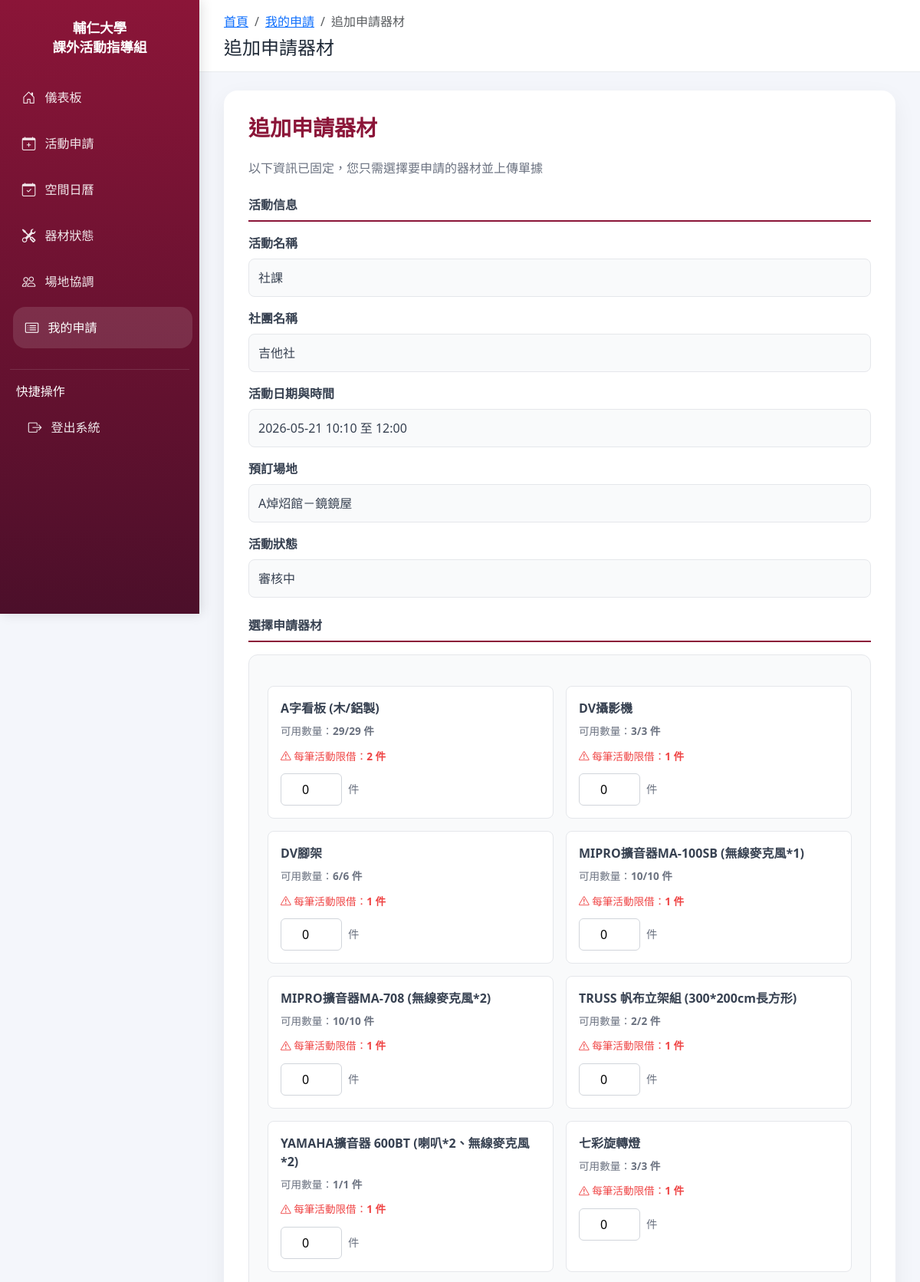
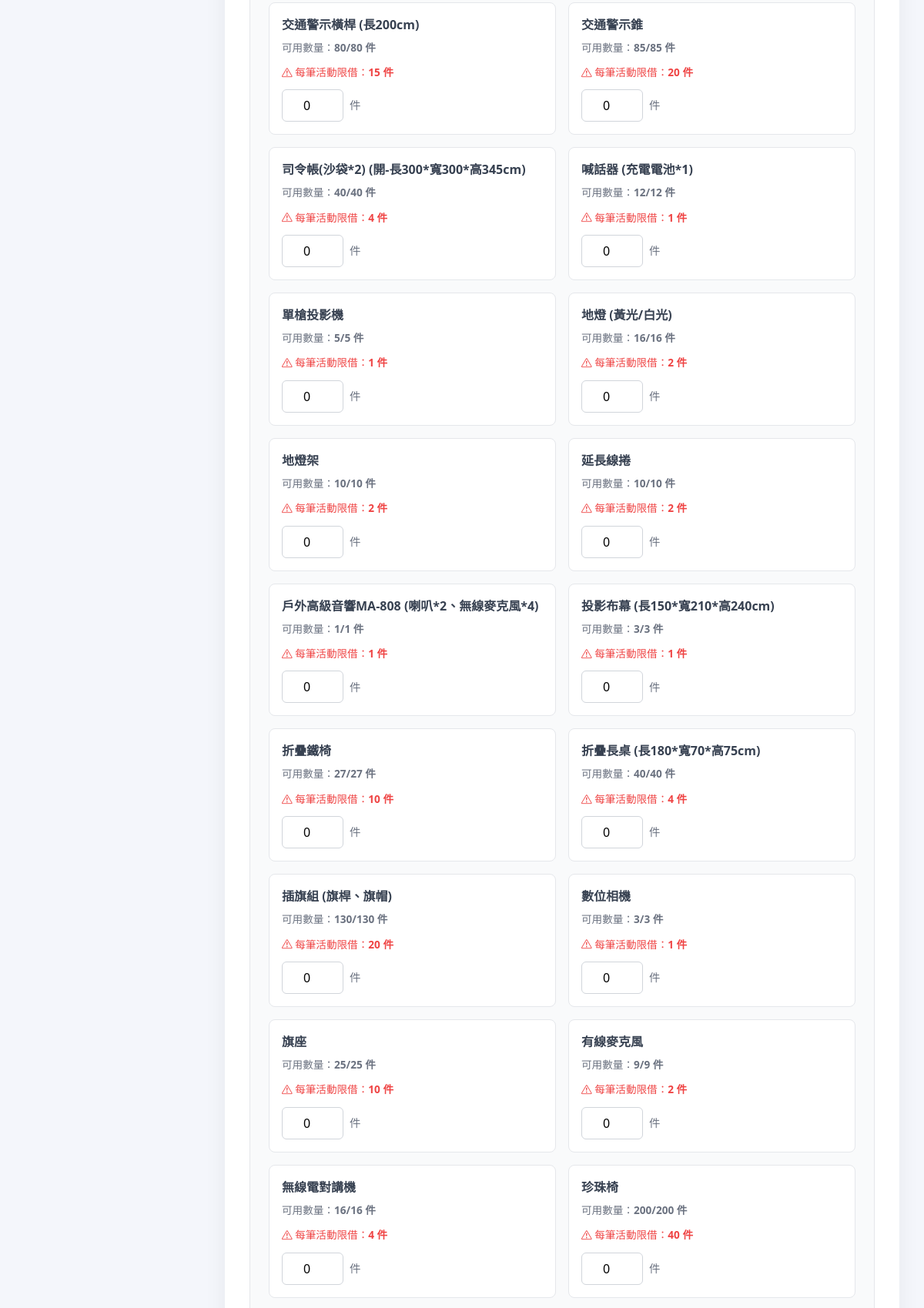
/student/add_equipment.php?event_id=9 (signed in, upper part), run on the app's committed database (2 pictures, top to bottom).
### tables this page shows
CREATE TABLE `events` (
  `event_id` int(11) NOT NULL,
  `user_id` int(11) NOT NULL,
  `event_name` varchar(255) NOT NULL,
  `club_name` varchar(100) NOT NULL,
  `description` text,
  `document_path` varchar(255) DEFAULT NULL,
  `venue_doc_path` varchar(255) DEFAULT NULL,
  `equipment_doc_path` varchar(255) DEFAULT NULL,
  `start_time` datetime NOT NULL,
  `end_time` datetime NOT NULL,
  `status` enum('pending','approved','rejected','cancelled') DEFAULT 'pending',
  `review_note` text,
  `original_event_id` int(11) DEFAULT NULL,
  `created_at` timestamp NULL DEFAULT CURRENT_TIMESTAMP
);

CREATE TABLE `spaces` (
  `space_id` int(11) NOT NULL,
  `space_name` varchar(100) NOT NULL,
  `capacity` int(11) DEFAULT NULL,
  `space_status` enum('available','maintenance') DEFAULT 'available',
  `created_at` timestamp NULL DEFAULT CURRENT_TIMESTAMP,
  `status` int(11) NOT NULL
);

CREATE TABLE `equipment` (
  `equipment_id` int(11) NOT NULL,
  `code` varchar(10) DEFAULT NULL,
  `name` varchar(100) NOT NULL,
  `description` text,
  `borrowing_limit` int(11) DEFAULT NULL,
  `total_quantity` int(11) NOT NULL,
  `equipment_status` enum('available','maintenance') DEFAULT 'available',
  `status` int(11) NOT NULL,
  `created_at` timestamp NULL DEFAULT CURRENT_TIMESTAMP
);

### student/add_equipment.php (the view, shortened to what this page needs)
<?php
require_once(__DIR__ . "/../DB/db_config.php");
$event_id = $_GET['event_id'] ?? null;
$error = null;
$event_info = null;
if (!$event_id) {
    $error = "缺少活動ID";
} else {
    $user_sql = "SELECT user_id FROM users WHERE email = ?";
    $user_stmt = $conn->prepare($user_sql);
    $user_stmt->bind_param("s", $_SESSION['student_id']);
    $user_stmt->execute();
    $user_result = $user_stmt->get_result();
    $user_id = null;
    if ($user_result && $user_result->num_rows > 0) {
        $user_row = $user_result->fetch_assoc();
        $user_id = $user_row['user_id'];
    }
    $event_sql = "SELECT e.event_id, e.user_id, e.event_name, e.club_name, e.start_time, e.end_time,
                         e.status as event_status, s.space_name
                  FROM events e
                  LEFT JOIN reservations r ON e.event_id = r.event_id
                  LEFT JOIN spaces s ON r.space_id = s.space_id
                  WHERE e.event_id = ? AND e.user_id = ?";
    $event_stmt = $conn->prepare($event_sql);
    $event_stmt->bind_param("ii", $event_id, $user_id);
    $event_stmt->execute();
    $event_result = $event_stmt->get_result();
    if ($event_result && $event_result->num_rows > 0) {
        $event_info = $event_result->fetch_assoc();
    } else {
        $error = "無法找到該活動申請，或您無權修改此申請";
    }
}
$equipment_list = [];
if ($event_info) {
    $borrow_time = $event_info['start_time'];
    $return_time = $event_info['end_time'];
    $sql_equipment = "
        SELECT
            e.equipment_id,
            e.name,
            e.total_quantity,
            e.borrowing_limit,
            (e.total_quantity - COALESCE(SUM(
                CASE
                    WHEN ev.start_time < ?
                     AND ev.end_time > ?
                     AND ev.status IN ('pending', 'approved')
                    THEN eb.quantity
                    ELSE 0
                END
            ), 0)) AS available_quantity
        FROM equipment e
        LEFT JOIN equipment_borrow eb ON e.equipment_id = eb.equipment_id
        LEFT JOIN events ev ON eb.event_id = ev.event_id
        WHERE e.equipment_status = 'available'
        GROUP BY e.equipment_id
        ORDER BY e.name";
    $stmt_eq = $conn->prepare($sql_equipment);
    $stmt_eq->bind_param("ss", $return_time, $borrow_time);
    $stmt_eq->execute();
    $result_equipment = $stmt_eq->get_result();
    if ($result_equipment) {
        $equipment_list = $result_equipment->fetch_all(MYSQLI_ASSOC);
    }
}
?>
<!DOCTYPE html>
<html lang="zh-TW">
<head>
    <link href="https://cdn.jsdelivr.net/npm/bootstrap@5.3.0/dist/css/bootstrap.min.css" rel="stylesheet">
    <link href="https://cdn.jsdelivr.net/npm/bootstrap-icons@1.10.5/font/bootstrap-icons.css" rel="stylesheet">
</head>
<body>
    <?php include(__DIR__ . "/../includes/sidebar.php"); ?>
    <main class="main-content">
        <header class="top-navbar">
            <div>
                <ol class="breadcrumb mb-0">
                    <li class="breadcrumb-item"><a href="dashboard.php">首頁</a></li>
                    <li class="breadcrumb-item"><a href="my_applications.php">我的申請</a></li>
                    <li class="breadcrumb-item active" aria-current="page">追加申請器材</li>
                </ol>
                <h4 class="mt-2 mb-0">追加申請器材</h4>
            </div>
        </header>
        <section class="content-wrapper">
            <?php if ($error): ?>
                <div class="message error">
                    <i class="bi bi-exclamation-circle"></i>
                    <?php echo htmlspecialchars($error); ?>
                </div>
                <a href="my_applications.php" class="btn-secondary">返回申請列表</a>
            <?php else: ?>
                <div class="form-card">
                    <h3>追加申請器材</h3>
                    <p style="color: #6b7280; margin-bottom: 1.5rem;">以下資訊已固定，您只需選擇要申請的器材並上傳單據</p>
                    <form method="POST" enctype="multipart/form-data">
                        <div class="form-section">
                            <div class="form-section-title">活動信息</div>
                            <div class="form-group">
                                <label>活動名稱</label>
                                <div class="read-only-value">
                                    <?php echo htmlspecialchars($event_info['event_name']); ?>
                                </div>
                            </div>
                            <div class="form-group">
                                <label>社團名稱</label>
                                <div class="read-only-value">
                                    <?php echo htmlspecialchars($event_info['club_name']); ?>
                                </div>
                            </div>
                            <div class="form-group">
                                <label>活動日期與時間</label>
                                <div class="read-only-value">
                                    <?php echo date('Y-m-d H:i', strtotime($event_info['start_time'])); ?> 至 <?php echo date('H:i', strtotime($event_info['end_time'])); ?>
                                </div>
                            </div>
                            <div class="form-group">
                                <label>預訂場地</label>
                                <div class="read-only-value">
                                    <?php echo htmlspecialchars($event_info['space_name'] ?? '未指定'); ?>
                                </div>
                            </div>
                            <div class="form-group">
                                <label>活動狀態</label>
                                <div class="read-only-value">
                                    <?php
                                    $status_map = ['pending' => '審核中', 'approved' => '已通過', 'rejected' => '已拒絕', 'completed' => '已完成', 'cancelled' => '已取消'];
                                    echo htmlspecialchars($status_map[$event_info['event_status']] ?? '未知');
                                    ?>
                                </div>
                            </div>
                        </div>
                        <div class="form-section">
                            <div class="form-section-title">選擇申請器材</div>
                            <div class="equipment-section">
                                <?php if (empty($equipment_list)): ?>
                                    <p style="color: #6b7280;">目前沒有可用的器材</p>
                                <?php else: ?>
                                    <div class="equipment-grid">
                                        <?php foreach ($equipment_list as $eq): ?>
                                        <div class="equipment-card">
                                            <div class="equipment-name"><?php echo htmlspecialchars($eq['name']); ?></div>
                                            <div class="equipment-available">
                                                可用數量：<strong><?php echo intval($eq['available_quantity']); ?>/<?php echo intval($eq['total_quantity']); ?> 件</strong>
                                            </div>
                                            <?php if (isset($eq['borrowing_limit']) && intval($eq['borrowing_limit']) > 0): ?>
                                                <div class="equipment-limit" style="font-size: 0.85rem; color: #ef4444; margin-bottom: 0.75rem;">
                                                    <i class="bi bi-exclamation-triangle"></i> 每筆活動限借：<strong><?php echo intval($eq['borrowing_limit']); ?> 件</strong>
                                                </div>
                                            <?php endif; ?>
                                            <div class="equipment-input-group">
                                                <?php
                                                $max_allowed = intval($eq['available_quantity']);
                                                if (isset($eq['borrowing_limit']) && intval($eq['borrowing_limit']) > 0) {
                                                    $max_allowed = min($max_allowed, intval($eq['borrowing_limit']));
                                                }
                                                ?>
                                                <input type="number"
                                                    name="equipment[<?php echo $eq['equipment_id']; ?>]"
                                                    value="0"
                                                    min="0"
                                                    max="<?php echo $max_allowed; ?>"
                                                    placeholder="輸入數量">
                                                <span>件</span>
                                            </div>
                                        </div>
                                        <?php endforeach; ?>
                                    </div>
                                <?php endif; ?>
                            </div>
                        </div>
                    </form>
                </div>
            <?php endif; ?>
        </section>
    </main>
</body>
</html>

### student/add_equipment.php (style rules this page uses)
:root { --primary: #8B1538; --sidebar: #4c0f2a; --sidebar-hover: #6a1d43; --bg: #f4f6fb; --card: #ffffff; --success: #10b981; --warning: #f59e0b; --danger: #ef4444; }
* { box-sizing: border-box; }
body { margin: 0; min-height: 100vh; font-family: 'Segoe UI', Tahoma, Geneva, Verdana, sans-serif; background: var(--bg); color: #1f2937; }
.main-content { margin-left: 260px; min-height: 100vh; transition: margin-left 0.25s ease; }
.top-navbar { background: white; border-bottom: 1px solid #e9ecef; padding: 1rem 2rem; display: flex; justify-content: space-between; align-items: center; position: sticky; top: 0; z-index: 1100; }
.top-navbar .breadcrumb { margin: 0; background: transparent; padding: 0; }
.content-wrapper { padding: 1.5rem 2rem 2rem; }
.form-card { background: var(--card); border-radius: 18px; box-shadow: 0 10px 30px rgba(15,23,42,0.06); padding: 2rem; margin-bottom: 1.5rem; }
.form-card h3 { margin-bottom: 1.5rem; font-weight: 700; color: var(--primary); }
.form-section { margin-bottom: 1.5rem; }
.form-section-title { font-weight: 600; color: #374151; margin-bottom: 1rem; padding-bottom: 0.5rem; border-bottom: 2px solid var(--primary); }
.form-group { margin-bottom: 1rem; }
.form-group label { font-weight: 600; color: #374151; margin-bottom: 0.5rem; }
.equipment-section { background: #f9fafb; border: 1px solid #e5e7eb; border-radius: 12px; padding: 1.5rem; }
.equipment-grid { display: grid; grid-template-columns: repeat(auto-fill, minmax(250px, 1fr)); gap: 1rem; margin-top: 1rem; }
.equipment-card { background: white; border: 1px solid #e5e7eb; border-radius: 8px; padding: 1rem; transition: all 0.25s ease; }
.equipment-name { font-weight: 600; color: #374151; margin-bottom: 0.5rem; }
.equipment-available { font-size: 0.85rem; color: #6b7280; margin-bottom: 0.75rem; }
.equipment-input-group { display: flex; gap: 0.5rem; align-items: center; }
.equipment-input-group input { width: 80px; padding: 0.5rem; border: 1px solid #d1d5db; border-radius: 6px; text-align: center; }
.equipment-input-group span { color: #6b7280; font-size: 0.9rem; }
.read-only-value { background: #f9fafb; padding: 0.75rem; border-radius: 8px; border: 1px solid #e5e7eb; color: #374151; }

### data on the page
events: event_name "社課", club_name "吉他社", start_time "2026-05-21 10:10", end_time "12:00", spaces.space_name "A焯炤館－鏡鏡屋", status "審核中"
equipment: name "A字看板 (木/鋁製)", available_quantity "29", total_quantity "29", borrowing_limit "2"
equipment: name "DV攝影機", available_quantity "3", total_quantity "3", borrowing_limit "1"
equipment: name "DV腳架", available_quantity "6", total_quantity "6", borrowing_limit "1"
equipment: name "MIPRO擴音器MA-100SB (無線麥克風*1)", available_quantity "10", total_quantity "10", borrowing_limit "1"
equipment: name "MIPRO擴音器MA-708 (無線麥克風*2)", available_quantity "10", total_quantity "10", borrowing_limit "1"
equipment: name "TRUSS 帆布立架組 (300*200cm長方形)", available_quantity "2", total_quantity "2", borrowing_limit "1"
equipment: name "YAMAHA擴音器 600BT (喇叭*2、無線麥克風*2)", available_quantity "1", total_quantity "1", borrowing_limit "1"
equipment: name "七彩旋轉燈", available_quantity "3", total_quantity "3", borrowing_limit "1"
equipment: name "交通警示橫桿 (長200cm)", available_quantity "80", total_quantity "80", borrowing_limit "15"
equipment: name "交通警示錐", available_quantity "85", total_quantity "85", borrowing_limit "20"
equipment: name "司令帳(沙袋*2) (開-長300*寬300*高345cm)", available_quantity "40", total_quantity "40", borrowing_limit "4"
equipment: name "喊話器 (充電電池*1)", available_quantity "12", total_quantity "12", borrowing_limit "1"
equipment: name "單槍投影機", available_quantity "5", total_quantity "5", borrowing_limit "1"
equipment: name "地燈 (黃光/白光)", available_quantity "16", total_quantity "16", borrowing_limit "2"
equipment: name "地燈架", available_quantity "10", total_quantity "10", borrowing_limit "2"
equipment: name "延長線捲", available_quantity "10", total_quantity "10", borrowing_limit "2"
equipment: name "戶外高級音響MA-808 (喇叭*2、無線麥克風*4)", available_quantity "1", total_quantity "1", borrowing_limit "1"
equipment: name "投影布幕 (長150*寬210*高240cm)", available_quantity "3", total_quantity "3", borrowing_limit "1"
equipment: name "折疊鐵椅", available_quantity "27", total_quantity "27", borrowing_limit "10"
equipment: name "折疊長桌 (長180*寬70*高75cm)", available_quantity "40", total_quantity "40", borrowing_limit "4"
equipment: name "插旗組 (旗桿、旗帽)", available_quantity "130", total_quantity "130", borrowing_limit "20"
equipment: name "數位相機", available_quantity "3", total_quantity "3", borrowing_limit "1"
equipment: name "旗座", available_quantity "25", total_quantity "25", borrowing_limit "10"
equipment: name "有線麥克風", available_quantity "9", total_quantity "9", borrowing_limit "2"
equipment: name "無線電對講機", available_quantity "16", total_quantity "16", borrowing_limit "4"
equipment: name "珍珠椅", available_quantity "200", total_quantity "200", borrowing_limit "40"
